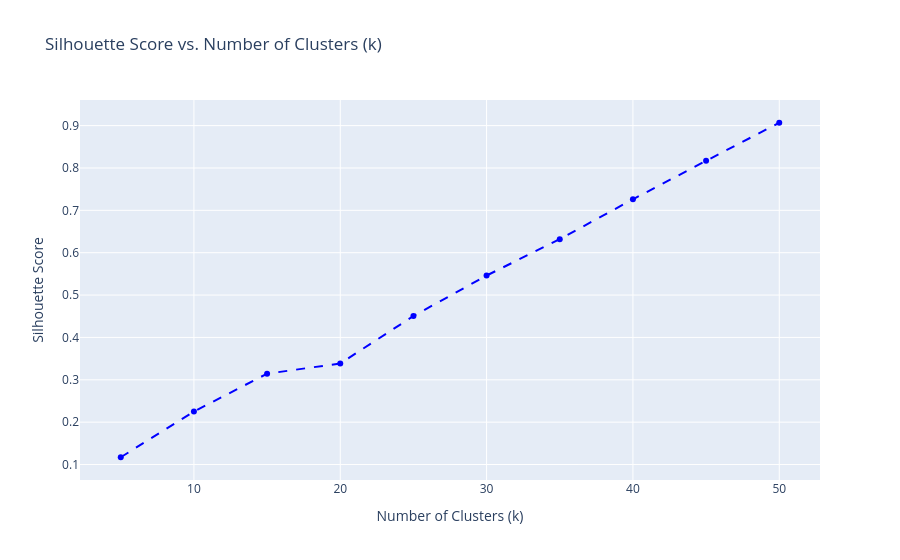

Notebook source saved alongside this figure:
### Markdown cell above
#### Step 1: K-Means Clustering (Discovering Peer Groups)

### Code cell
# --- Find optimal k using Silhouette Score ---
k_values = list(range(5, 51, 5))
silhouette_scores = []

for k in k_values:
    # Set n_init to suppress warnings and ensure consistency
    kmeans = KMeans(n_clusters=k, random_state=42, n_init=10)
    labels = kmeans.fit_predict(X_reduced)
    score = silhouette_score(X_reduced, labels)
    silhouette_scores.append(score)

# Plot the Silhouette Scores
import plotly.express as px
fig = px.line(
    x=k_values, 
    y=silhouette_scores, 
    markers=True, 
    labels={'x':'Number of Clusters (k)', 'y':'Silhouette Score'},
    title='Silhouette Score vs. Number of Clusters (k)'
)
fig.update_traces(line=dict(dash='dash', color='blue'))
fig.show()

# --- Fit optimal/default model ---
# Once you review the plot, you could dynamically change this, but we'll default to 20
optimal_k = 20
kmeans_model = KMeans(n_clusters=optimal_k, random_state=42, n_init=10)
kmeans_labels = kmeans_model.fit_predict(X_reduced)

# Create a results DataFrame mapped to identity_id 
# (Assuming the row order of X_reduced aligns with master_feature_matrix_df.index)
df_results = pd.DataFrame(index=master_feature_matrix_df.index)
df_results['kmeans_peer_group'] = kmeans_labels

### Figure 1 — Plotly figure (JSON) as saved in the notebook; plotly's stock layout.template omitted (floating-point values rounded to 4 significant figures)
{"data": [{"hovertemplate": "Number of Clusters (k)=%{x}<br>Silhouette Score=%{y}<extra></extra>", "legendgroup": "", "line": {"color": "blue", "dash": "dash"}, "marker": {"symbol": "circle"}, "mode": "lines+markers", "name": "", "orientation": "v", "showlegend": false, "type": "scatter", "x": [5, 10, 15, 20, 25, 30, 35, 40, 45, 50], "xaxis": "x", "y": [0.1172, 0.2252, 0.3144, 0.3386, 0.4505, 0.546, 0.632, 0.726, 0.8169, 0.9067], "yaxis": "y"}], "layout": {"legend": {"tracegroupgap": 0}, "title": {"text": "Silhouette Score vs. Number of Clusters (k)"}, "xaxis": {"anchor": "y", "domain": [0, 1], "title": {"text": "Number of Clusters (k)"}}, "yaxis": {"anchor": "x", "domain": [0, 1], "title": {"text": "Silhouette Score"}}}}
